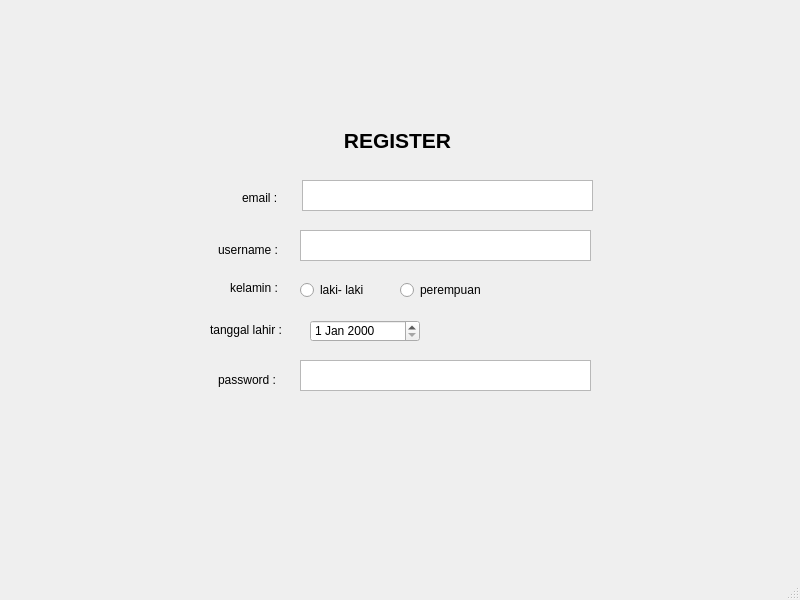
<?xml version="1.0" encoding="UTF-8"?>
<ui version="4.0">
 <class>MainWindow</class>
 <widget class="QMainWindow" name="MainWindow">
  <property name="geometry">
   <rect>
    <x>0</x>
    <y>0</y>
    <width>800</width>
    <height>600</height>
   </rect>
  </property>
  <property name="windowTitle">
   <string>MainWindow</string>
  </property>
  <widget class="QWidget" name="centralwidget">
   <widget class="QTextEdit" name="textEdit_2">
    <property name="geometry">
     <rect>
      <x>300</x>
      <y>360</y>
      <width>291</width>
      <height>31</height>
     </rect>
    </property>
    <property name="html">
     <string>&lt;!DOCTYPE HTML PUBLIC &quot;-//W3C//DTD HTML 4.0//EN&quot; &quot;http://www.w3.org/TR/REC-html40/strict.dtd&quot;&gt;
&lt;html&gt;&lt;head&gt;&lt;meta name=&quot;qrichtext&quot; content=&quot;1&quot; /&gt;&lt;meta charset=&quot;utf-8&quot; /&gt;&lt;style type=&quot;text/css&quot;&gt;
p, li { white-space: pre-wrap; }
hr { height: 1px; border-width: 0; }
li.unchecked::marker { content: &quot;\2610&quot;; }
li.checked::marker { content: &quot;\2612&quot;; }
&lt;/style&gt;&lt;/head&gt;&lt;body style=&quot; font-family:'Segoe UI'; font-size:9pt; font-weight:400; font-style:normal;&quot;&gt;
&lt;p style=&quot;-qt-paragraph-type:empty; margin-top:0px; margin-bottom:0px; margin-left:0px; margin-right:0px; -qt-block-indent:0; text-indent:0px;&quot;&gt;&lt;br /&gt;&lt;/p&gt;&lt;/body&gt;&lt;/html&gt;</string>
    </property>
   </widget>
   <widget class="QLabel" name="label_2">
    <property name="geometry">
     <rect>
      <x>218</x>
      <y>370</y>
      <width>61</width>
      <height>20</height>
     </rect>
    </property>
    <property name="text">
     <string>password :</string>
    </property>
   </widget>
   <widget class="QLabel" name="label_3">
    <property name="geometry">
     <rect>
      <x>342</x>
      <y>130</y>
      <width>111</width>
      <height>21</height>
     </rect>
    </property>
    <property name="font">
     <font>
      <pointsize>16</pointsize>
      <bold>true</bold>
     </font>
    </property>
    <property name="text">
     <string>REGISTER</string>
    </property>
    <property name="alignment">
     <set>Qt::AlignmentFlag::AlignCenter</set>
    </property>
   </widget>
   <widget class="QTextEdit" name="textEdit">
    <property name="geometry">
     <rect>
      <x>302</x>
      <y>180</y>
      <width>291</width>
      <height>31</height>
     </rect>
    </property>
    <property name="html">
     <string>&lt;!DOCTYPE HTML PUBLIC &quot;-//W3C//DTD HTML 4.0//EN&quot; &quot;http://www.w3.org/TR/REC-html40/strict.dtd&quot;&gt;
&lt;html&gt;&lt;head&gt;&lt;meta name=&quot;qrichtext&quot; content=&quot;1&quot; /&gt;&lt;meta charset=&quot;utf-8&quot; /&gt;&lt;style type=&quot;text/css&quot;&gt;
p, li { white-space: pre-wrap; }
hr { height: 1px; border-width: 0; }
li.unchecked::marker { content: &quot;\2610&quot;; }
li.checked::marker { content: &quot;\2612&quot;; }
&lt;/style&gt;&lt;/head&gt;&lt;body style=&quot; font-family:'Segoe UI'; font-size:9pt; font-weight:400; font-style:normal;&quot;&gt;
&lt;p style=&quot;-qt-paragraph-type:empty; margin-top:0px; margin-bottom:0px; margin-left:0px; margin-right:0px; -qt-block-indent:0; text-indent:0px;&quot;&gt;&lt;br /&gt;&lt;/p&gt;&lt;/body&gt;&lt;/html&gt;</string>
    </property>
   </widget>
   <widget class="QLabel" name="label">
    <property name="geometry">
     <rect>
      <x>242</x>
      <y>190</y>
      <width>49</width>
      <height>16</height>
     </rect>
    </property>
    <property name="text">
     <string>email :</string>
    </property>
   </widget>
   <widget class="QRadioButton" name="radioButton">
    <property name="geometry">
     <rect>
      <x>300</x>
      <y>280</y>
      <width>89</width>
      <height>20</height>
     </rect>
    </property>
    <property name="text">
     <string>laki- laki</string>
    </property>
   </widget>
   <widget class="QRadioButton" name="radioButton_2">
    <property name="geometry">
     <rect>
      <x>400</x>
      <y>280</y>
      <width>89</width>
      <height>20</height>
     </rect>
    </property>
    <property name="text">
     <string>perempuan</string>
    </property>
   </widget>
   <widget class="QLabel" name="label_4">
    <property name="geometry">
     <rect>
      <x>230</x>
      <y>280</y>
      <width>49</width>
      <height>16</height>
     </rect>
    </property>
    <property name="text">
     <string>kelamin :</string>
    </property>
   </widget>
   <widget class="QDateEdit" name="dateEdit">
    <property name="geometry">
     <rect>
      <x>310</x>
      <y>320</y>
      <width>110</width>
      <height>22</height>
     </rect>
    </property>
   </widget>
   <widget class="QLabel" name="label_5">
    <property name="geometry">
     <rect>
      <x>210</x>
      <y>320</y>
      <width>71</width>
      <height>20</height>
     </rect>
    </property>
    <property name="text">
     <string>tanggal lahir :</string>
    </property>
   </widget>
   <widget class="QLabel" name="label_6">
    <property name="geometry">
     <rect>
      <x>218</x>
      <y>240</y>
      <width>71</width>
      <height>20</height>
     </rect>
    </property>
    <property name="text">
     <string>username :</string>
    </property>
   </widget>
   <widget class="QTextEdit" name="textEdit_3">
    <property name="geometry">
     <rect>
      <x>300</x>
      <y>230</y>
      <width>291</width>
      <height>31</height>
     </rect>
    </property>
    <property name="html">
     <string>&lt;!DOCTYPE HTML PUBLIC &quot;-//W3C//DTD HTML 4.0//EN&quot; &quot;http://www.w3.org/TR/REC-html40/strict.dtd&quot;&gt;
&lt;html&gt;&lt;head&gt;&lt;meta name=&quot;qrichtext&quot; content=&quot;1&quot; /&gt;&lt;meta charset=&quot;utf-8&quot; /&gt;&lt;style type=&quot;text/css&quot;&gt;
p, li { white-space: pre-wrap; }
hr { height: 1px; border-width: 0; }
li.unchecked::marker { content: &quot;\2610&quot;; }
li.checked::marker { content: &quot;\2612&quot;; }
&lt;/style&gt;&lt;/head&gt;&lt;body style=&quot; font-family:'Segoe UI'; font-size:9pt; font-weight:400; font-style:normal;&quot;&gt;
&lt;p style=&quot;-qt-paragraph-type:empty; margin-top:0px; margin-bottom:0px; margin-left:0px; margin-right:0px; -qt-block-indent:0; text-indent:0px;&quot;&gt;&lt;br /&gt;&lt;/p&gt;&lt;/body&gt;&lt;/html&gt;</string>
    </property>
   </widget>
  </widget>
  <widget class="QMenuBar" name="menubar">
   <property name="geometry">
    <rect>
     <x>0</x>
     <y>0</y>
     <width>800</width>
     <height>22</height>
    </rect>
   </property>
  </widget>
  <widget class="QStatusBar" name="statusbar"/>
 </widget>
 <resources/>
 <connections/>
</ui>
